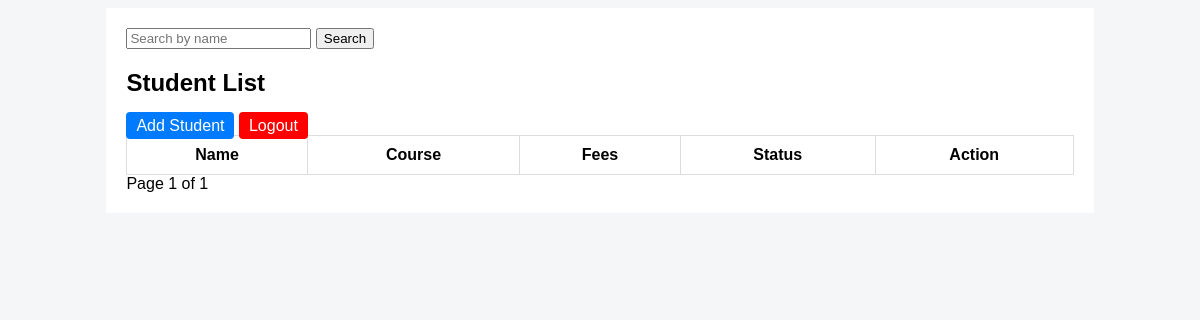
/?page=2&q= (signed in), run on an earlier commit of the app's database.
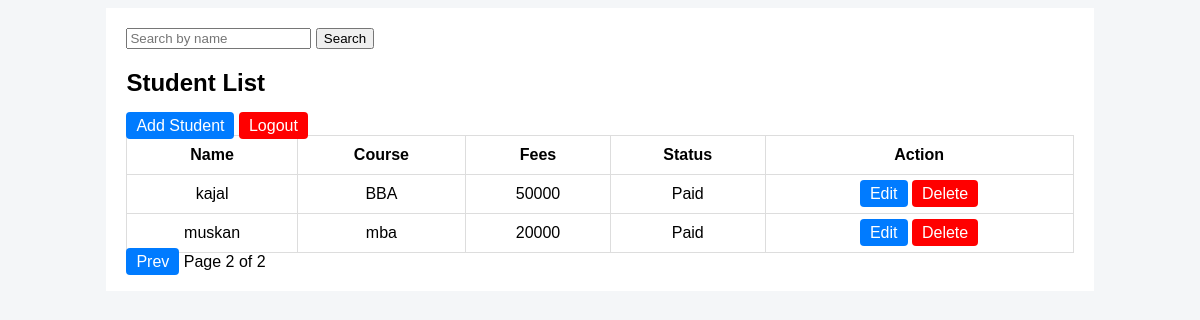
And on a later commit of the database.
### students/models.py (models this page shows, shortened)
class Student(models.Model):
    name = models.CharField(max_length=100)
    email = models.EmailField(unique=True)
    course = models.CharField(max_length=100)
    fees = models.IntegerField()
    is_paid = models.BooleanField(default=False)

### students/views.py (the view)
# urls.py: path('', views.student_list, name='student_list'),
@login_required
def student_list(request):
    query = request.GET.get('q')
    if query:
        students_list = Student.objects.filter(name__icontains=query)
    else:
        students_list = Student.objects.all()
    paginator = Paginator(students_list, 5)  # 5 per page
    page = request.GET.get('page')
    students = paginator.get_page(page)
    return render(request, 'students/list.html', {'students': students})

### students/templates/students/list.html (shortened to what this page needs)
<link rel="stylesheet" href="/static/core/css/style.css" />
<div class="container">
    <form method="GET" class="mb-3">
    <input type="text" name="q" placeholder="Search by name" value="{{ request.GET.q }}">
    <button type="submit">Search</button>
</form>
    <h2>Student List</h2>
    <a href="/add/">Add Student</a>
    <a href="/logout/" class="danger">Logout</a>
    <table class="table table-striped">
        <tr>
            <th>Name</th>
            <th>Course</th>
            <th>Fees</th>
            <th>Status</th>
            <th>Action</th>
        </tr>
        {% for s in students %}
        <tr>
            <td>{{s.name}}</td>
            <td>{{s.course}}</td>
            <td>{{s.fees}}</td>
            <td>{{ s.is_paid|yesno:"Paid,Unpaid" }}</td>
            <td>
                <a href="/edit/{{s.id}}/">Edit</a>
                <a href="/delete/{{s.id}}/" class="danger">Delete</a>
            </td>
        </tr>
        {% endfor %}
    </table>
<div>
    {% if students.has_previous %}
        <a href="?page={{ students.previous_page_number }}&q={{ request.GET.q }}">Prev</a>
    {% endif %}
    Page {{ students.number }} of {{ students.paginator.num_pages }}
</div>
</div>

What changed in the data, as far as the page shows it:
added Student: name "kajal", course "BBA", fees "50000", is_paid "Paid"
added Student: name "muskan", course "mba", fees "20000", is_paid "Paid"
Also different on the page:
{{ students.number }}: "1" → "2"
{{ students.paginator.num_pages }}: "1" → "2"
text now shown: "Prev"
